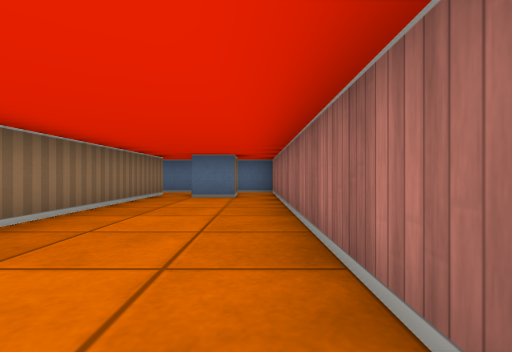
view 1 (above)

16 first-person views from a walk through a cub3D ray-caster map. The camera is about half as high as the walls, looks level and sees 85° across. The floor is counted in squares. Each view is taken from the middle of a square. On the plan, view 1 faces up. The plan holds only what a view shows up to about 9 squares ahead; the rest is blank.

view 2
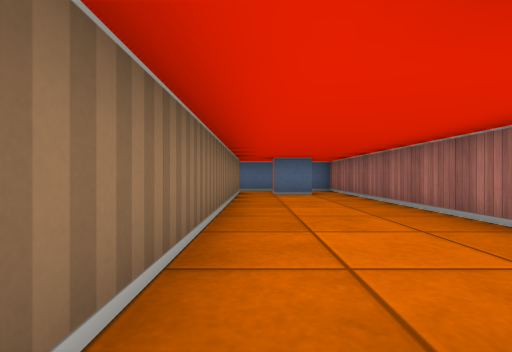

view 3
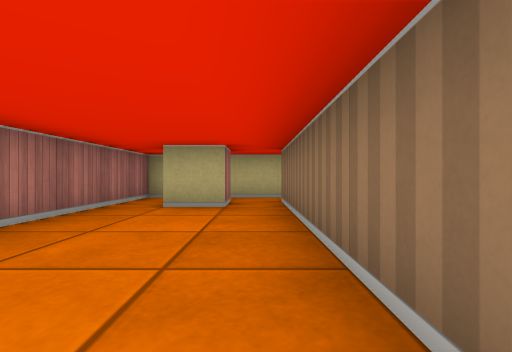

view 4
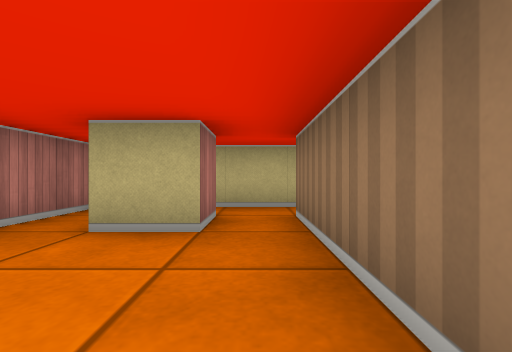

view 5
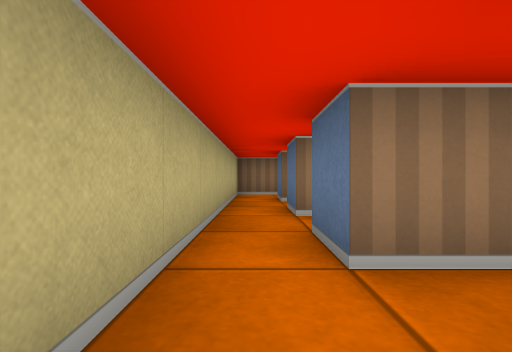

view 6
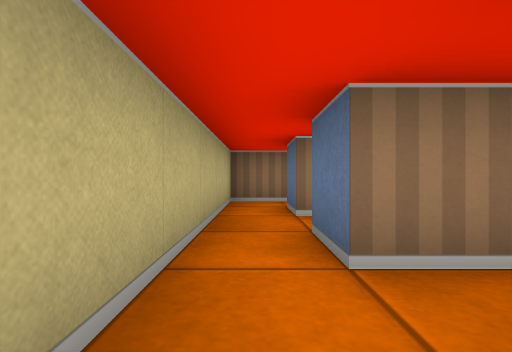

view 7
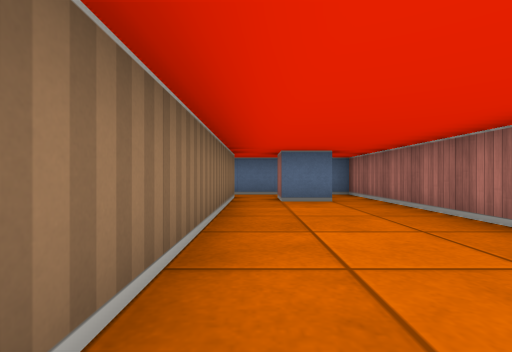

view 8
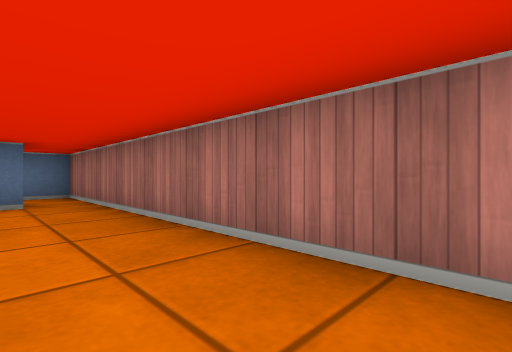

view 9
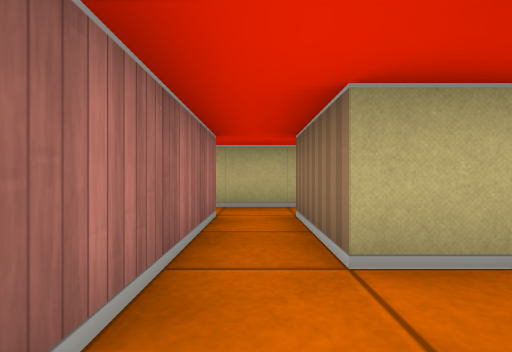

view 10
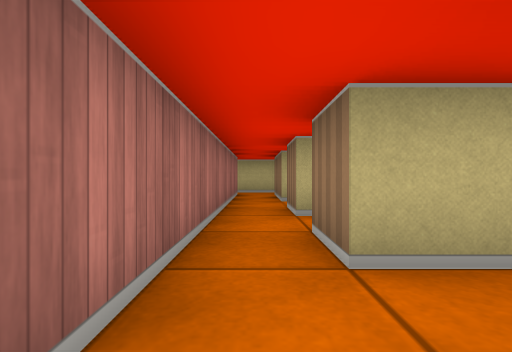

view 11
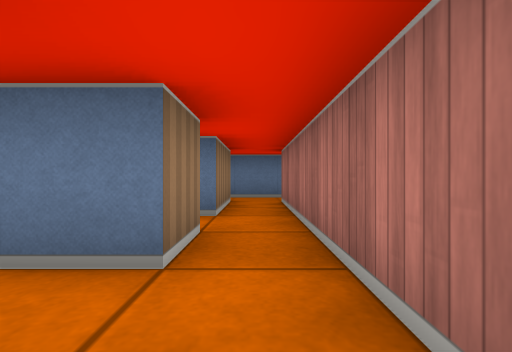

view 12
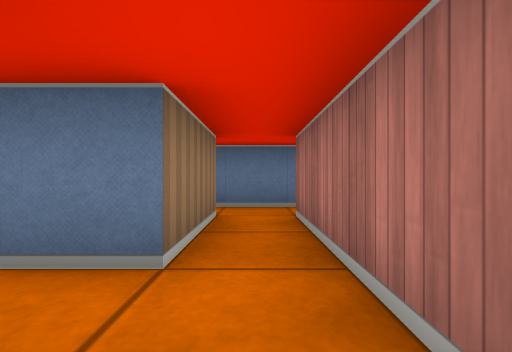

view 13
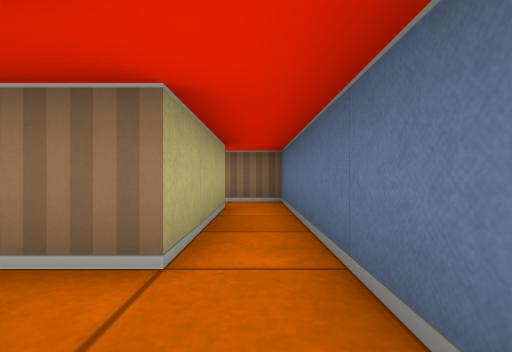

view 14
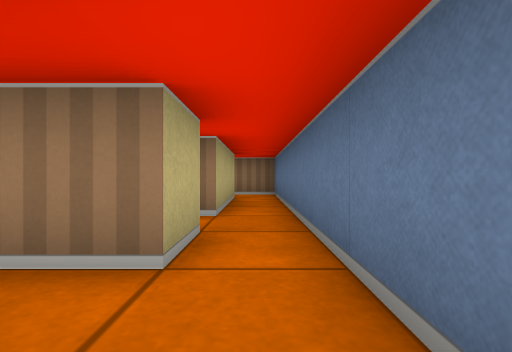

view 15
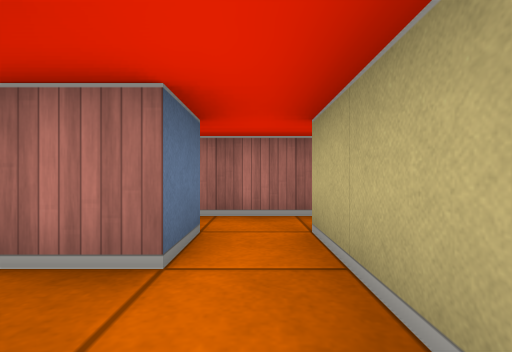

view 16
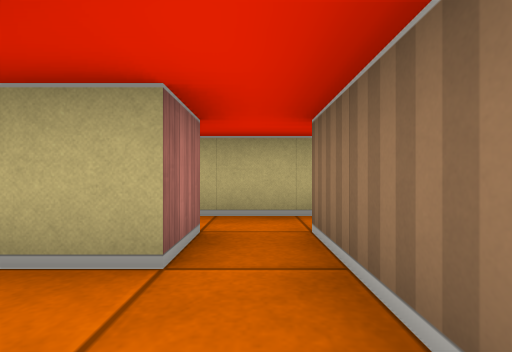

### Floor plan
Ten units are one square. View 1 is at (0, 0); x grows to the right and y downward. Boxes are objects, and circles mark ways between rooms. Rooms are numbered by the first view taken in them; rooms with no view inside come last. Other rooms are left out.
<svg viewBox="-90 -90 100 120">
<path fill="none" stroke="#000" d="M-15 15 -15 5 -5 5M-5 -75 -5 -65 -15 -65 -15 -74M-25 -75 -25 15M-25 25 5 25 5 -85 -25 -85M-45 25 -25 25M-45 -5 -45 15M-25 15 -35 15 -35 -5M-55 -45 -45 -45 -45 -35 -55 -35 -55 -45M-45 -55 -54 -55M-65 -55 -65 -35M-68 -25 -45 -25 -45 -15M-35 -15 -35 -55M-75 -75 -45 -75 -45 -55M-35 -55 -35 -75 -25 -75M-85 14 -85 25 -65 25M-65 15 -75 15M-25 -85 -85 -85 -85 -74M-35 -5 -35 -15"/>
<circle cx="-30" cy="20" r="3" fill="#2a7"/>
<circle cx="-30" cy="-80" r="3" fill="#2a7"/>
<circle cx="-40" cy="5" r="3" fill="#2a7"/>
<circle cx="-40" cy="-65" r="3" fill="#2a7"/>
<circle cx="-70" cy="-30" r="3" fill="#2a7"/>
<circle cx="-40" cy="-20" r="3" fill="#2a7"/>
<text x="-10" y="-30">1</text>
<text x="-40" y="10">2</text>
<text x="-50" y="-50">3</text>
<text x="-80" y="-40">4</text>
<text x="-40" y="-10">5</text>
</svg>
Room 1 opens to room 2. Room 1 opens to room 4. Room 2 opens to room 5. Room 3 opens to room 4. Room 3 opens to room 5.

Where each view was taken, in squares from view 1:
view 1: 0 up, 0 right, facing up
view 2: 1 down, 2 left, facing up
view 3: 4 up, 2 left, facing down
view 4: 2 up, 2 left, facing down
view 5: 2 down, 1 left, facing left
view 6: 2 down, 3 left, facing left
view 7: 1 up, 2 left, facing up
view 8: 1 up, 1 left, facing up-right
view 9: 2 up, 4 left, facing down
view 10: 6 up, 4 left, facing down
view 11: 2 up, 4 left, facing up
view 12: 4 up, 4 left, facing up
view 13: 8 up, 3 left, facing left
view 14: 8 up, 1 left, facing left
view 15: 3 up, 7 left, facing right
view 16: 6 up, 6 left, facing down
